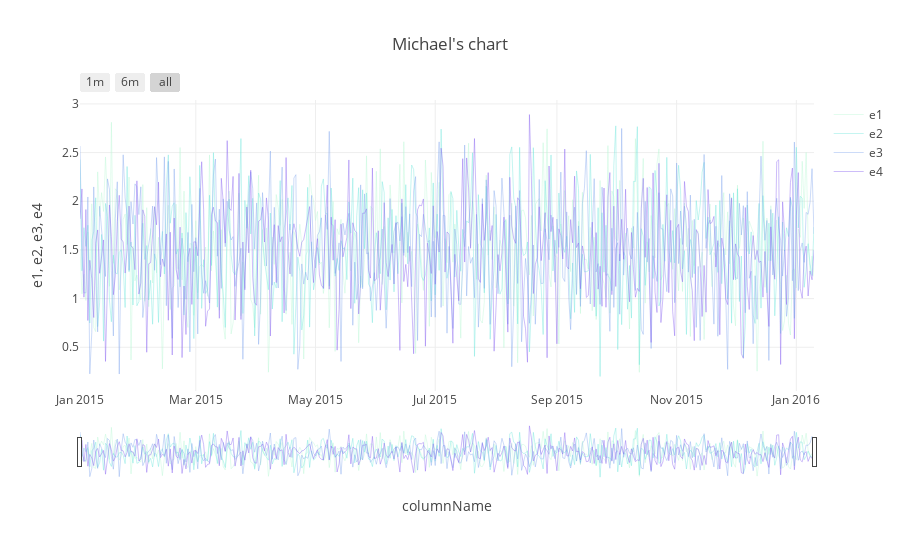

Notebook code for this chart:
### Markdown cell above
# Kql - render anomalychart

### Code cell
%%kql 
let randn = () {rand() + rand() + rand()};
range columnName from datetime('2015-01-01') to datetime('2016-01-10') step timespan('1d')
| extend e1 = randn()
| extend e2 = randn()
| extend e3 = randn()
| extend e4 = randn()
| render anomalychart title="Michael's chart"

### Figure 1 — Plotly figure (JSON) as saved in the notebook; plotly's stock layout.template omitted (floating-point values rounded to 4 significant figures; data arrays with more than 128 entries replaced by an {"elided": "..."} marker saying what was removed)
{"data": [{"line": {"color": "rgb(184, 247, 212)", "width": 0.5}, "name": "e1", "opacity": 0.8, "type": "scatter", "x": {"elided": "375 str values"}, "y": {"elided": "375 float values"}}, {"line": {"color": "rgb(111, 231, 219)", "width": 0.5}, "name": "e2", "opacity": 0.8, "type": "scatter", "x": {"elided": "375 str values"}, "y": {"elided": "375 float values"}}, {"line": {"color": "rgb(127, 166, 238)", "width": 0.5}, "name": "e3", "opacity": 0.8, "type": "scatter", "x": {"elided": "375 str values"}, "y": {"elided": "375 float values"}}, {"line": {"color": "rgb(131, 90, 241)", "width": 0.5}, "name": "e4", "opacity": 0.8, "type": "scatter", "x": {"elided": "375 str values"}, "y": {"elided": "375 float values"}}], "layout": {"showlegend": true, "title": "Michael's chart", "xaxis": {"rangeselector": {"buttons": [{"count": 1, "label": "1m", "step": "month", "stepmode": "backward"}, {"count": 6, "label": "6m", "step": "month", "stepmode": "backward"}, {"step": "all"}]}, "rangeslider": {}, "title": "columnName", "type": "date"}, "yaxis": {"ticksuffix": "", "title": "e1, e2, e3, e4", "type": "linear"}}}
